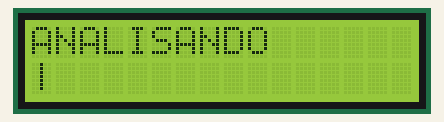
The sketch below on a simulated Arduino Uno, built with avr-gcc and run on an emulated ATmega328P. Shown: 16×2 character LCD.

Above: at 0.1 s.
At 3.6 s:
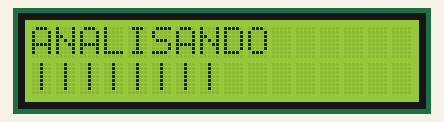
At 7.6 s:
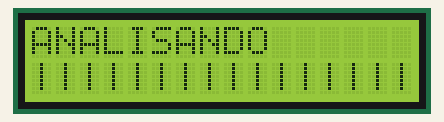
At 17.1 s:
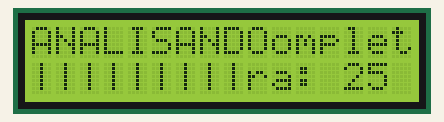
At 26.1 s:
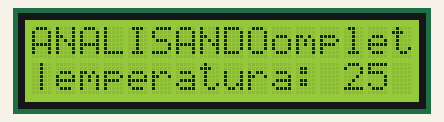
At 34.2 s:
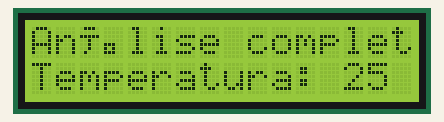

The sketch:

analisando_for_lcdsetCursor.ino
```cpp
#include<LiquidCrystal.h>;

LiquidCrystal lcd(12,11,5,4,3,2);

void setup(){

  lcd.begin(16, 2);

}

void loop(){

  lcd.setCursor(0,0);
  lcd.print("ANALISANDO");

  for(int i = 0; i < 16; i++){
    lcd.setCursor(i,1);
    lcd.print("|");
    delay(500);
  }

  lcd.clear();

  lcd.setCursor(0,0);
  lcd.print("Análise completa");
  lcd.setCursor(0,1);
  lcd.print("Temperatura: ");
  lcd.setCursor(13,1);
  lcd.print("25");
  delay(5000);


}
```

Measured:
- what the display in image 1 shows lasts 0.5 s, from 3.6 s to 4.1 s
- what the display in image 5 shows lasts 5.0 s, from 34.1 s to 39.1 s
